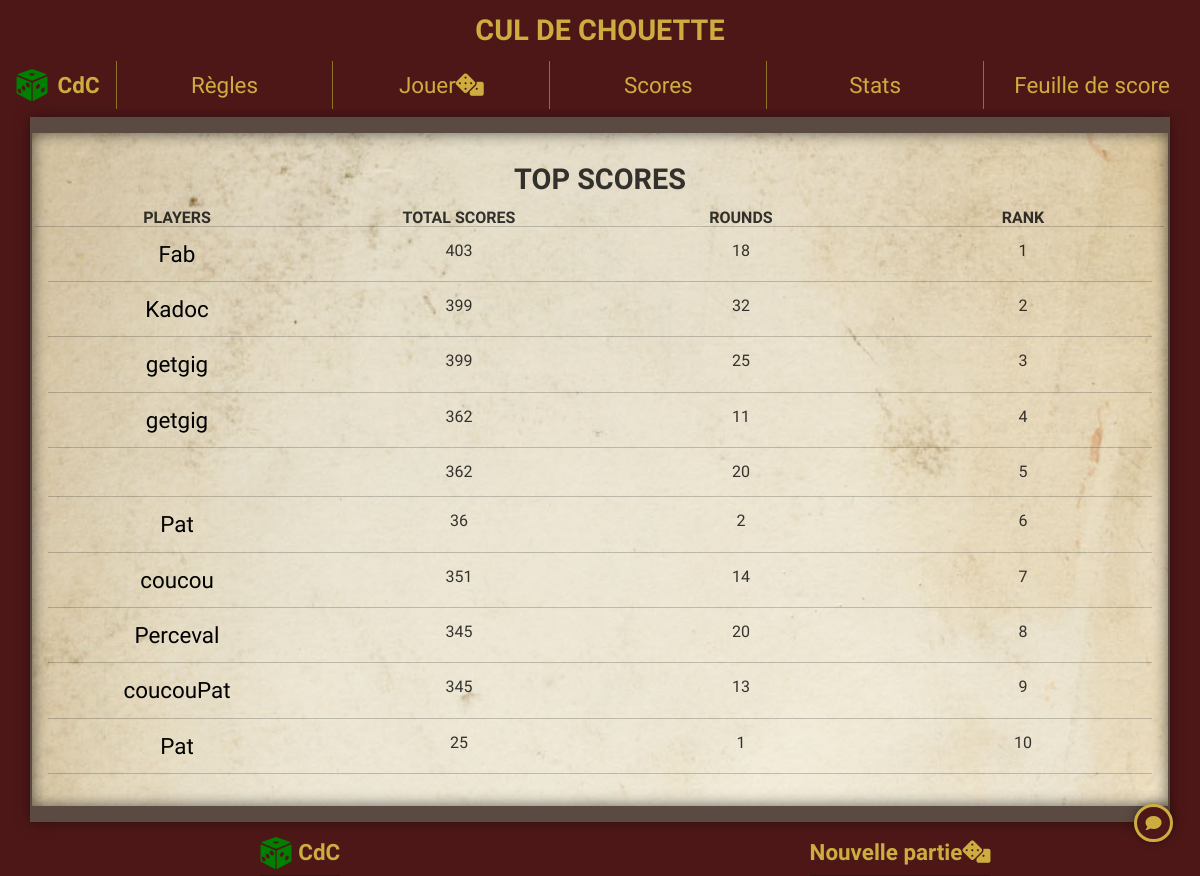
/index.php?page=scores, run on the app's committed database.
### tables this page shows
CREATE TABLE `cdc_score_rec` (
  `tr` int(10) NOT NULL,
  `id` int(10) NOT NULL AUTO_INCREMENT,
  `player` varchar(64) NOT NULL,
  `score` varchar(64) NOT NULL,
  PRIMARY KEY (`id`)
);

### public/inc/datadb.php (called while the page is built, shortened)
<?php
function connectToDb()
{
    $dsn = 'mysql:dbname=cul_de_chouette_doc;host=localhost;charset=UTF8mb4';
    $user = 'explorateur';
    $password = 'Ereul9Aeng';
    $pdoInFunction = new PDO(
        $dsn,
        $user,
        $password,
        array(PDO::ATTR_ERRMODE => PDO::ERRMODE_WARNING),
    );
    return $pdoInFunction;
};
$pdo = connectToDb();
$sqlTopScore = '
SELECT *
FROM `cdc_score_rec`
ORDER BY `score` DESC
';
$pdoTopScoresStatement = $pdo->query($sqlTopScore);
$topScore = $pdoTopScoresStatement->fetchAll(PDO::FETCH_ASSOC);

### public/inc/templates/scores.tpl.php (the view)
<article class="container article">
    <h1 class="row">TOP SCORES</h1>
    <div class="row">
        <ul class="container">
            <li class="row">
                <div class="col-3 titles">PLAYERS</div>
                <div class="col-3 titles">TOTAL SCORES</div>
                <div class="col-3 titles">ROUNDS</div>
                <div class="col-3 titles">RANK</div>
            <hr>
            </li>
            <?php
            $nbr = 1;
            foreach ($topScore as $key => $value): ?>
                <li class="row">
                    <div class="col-3">
                        <a href="index.php?page=stats&player=<?= $topScore[$key]['player'] ?>" class="name_link">
                            <?= $topScore[$key]['player']; ?>
                        </a>
                    </div>
                    <div class="col-3">
                        <?= $topScore[$key]['score']; ?>
                    </div>
                    <div class="col-3">
                        <?= $topScore[$key]['tr']; ?>
                    </div>
                    <div class="col-3">
                        <?= $nbr; ?>
                    </div>
                </li>
                <hr>
            <?php $nbr++; endforeach; ?>
        </ul>
    </div>
</article>

### public/assets/css/style.css (style rules this page uses)
:root { --main-bg-color: rgb(78, 23, 23); --main-font-color: rgb(206, 173, 64); --border-color: rgb(73, 62, 56); --border-color2: rgb(143, 114, 35); --text-shadow-color: 0px 0px 9px rgba(0, 0, 0, 0.75); --header-height: 115px; --footer-height: 48px; }
body { font-family: Arial, Helvetica, sans-serif; font-size: 1rem; background-color: var(--main-bg-color); font-family: 'MedievalSharp', cursive; text-shadow: var(--text-shadow); padding: 0; margin: 0; min-width: 300px; min-height: 100vh; max-width: 100vw; display: flex; flex-direction: column; overflow: auto; }
ul { margin: 0; padding: 0; }
.article { background-image: url(../img/background_paper.jpg); background-size: cover; box-shadow: 0px 0px 15px rgba(0, 0, 0, 0.397), 0px 0px 15px rgba(0, 0, 0, 0.603) inset; border-top: solid 1rem rgb(90, 74, 66); border-bottom: solid 1rem rgb(90, 74, 66); border-left: solid 2px rgb(90, 74, 66); border-right: solid 2px rgb(90, 74, 66); padding: 1rem 1rem; margin: 0.5rem auto; color: rgba(0, 0, 0, 0.781); min-height: calc(100% - var(--header-height) - var(--footer-height) - 1rem); flex-grow: 1; }
.article h1 { color: rgba(0, 0, 0, 0.781) }
a { text-decoration: none; color: var(--main-font-color); text-shadow: var(--text-shadow); font-size: 1.4rem; }
.name_link { text-decoration: none; color: black; text-shadow: var(--text-shadow); font-size: 1.4rem; }
h1 { margin: 0; padding: 1rem; text-align: center; font-size: 1.8em; font-weight: bolder; color: var(--main-font-color); justify-content: center; }
ul p, li { text-align: center; }
ul .titles { font-weight: bolder; text-align: center; }

### public/assets/css/scores-sheet.css (style rules this page uses)
article { position: relative; }

### data on the page
cdc_score_rec: player "Fab", score "403", tr "18"
cdc_score_rec: player "Kadoc", score "399", tr "32"
cdc_score_rec: player "getgig", score "399", tr "25"
cdc_score_rec: player "getgig", score "362", tr "11"
cdc_score_rec: score "362", tr "20"
cdc_score_rec: player "Pat", score "36", tr "2"
cdc_score_rec: player "coucou", score "351", tr "14"
cdc_score_rec: player "Perceval", score "345", tr "20"
cdc_score_rec: player "coucouPat", score "345", tr "13"
cdc_score_rec: player "Pat", score "25", tr "1"
